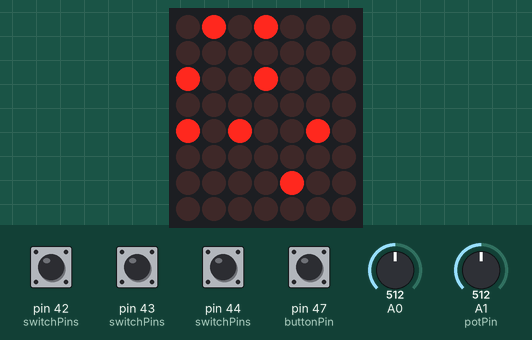
A sketch run on a simulated Arduino Mega 2560, built with avr-gcc and run on an emulated ATmega2560. Parts: 7×8 LED matrix. Wiring (inferred from the names in the program): charlieplexed LEDs: lines pin 22, pin 23, pin 24, pin 25, pin 26, pin 27, pin 28, pin 29. Inputs (shaded band) come from the test bench; at power-on: pin 42 (switchPins), pin 43 (switchPins), pin 44 (switchPins), pin 47 (buttonPin) HIGH, A0 = 512, A1 (potPin) = 512.

Above: at 3.2 s.
3.3 s: pin 47 (buttonPin) pulled LOW for 0.15 s
At 4.7 s:
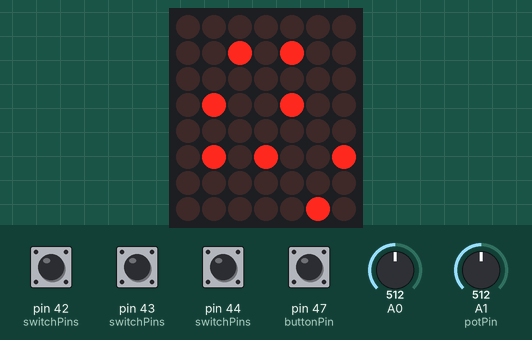
5.0 s: pin 47 (buttonPin) pulled LOW for 1 s
At 6.46 s:
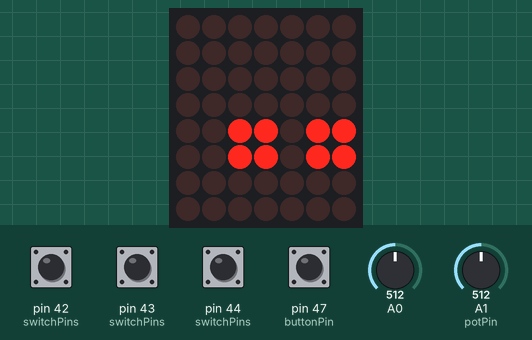
6.6 s: pin 47 (buttonPin) pulled LOW for 0.15 s
At 7.4 s:
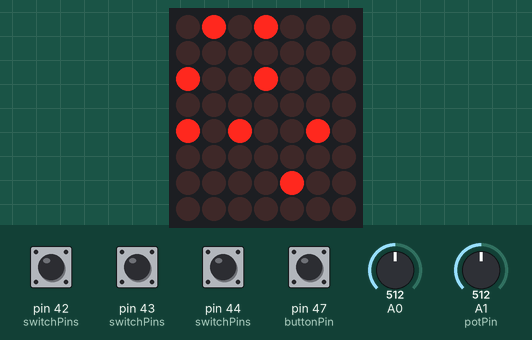
Timing chart, 0 to 9.6 s (numbered marks = the images above; inputs shaded):
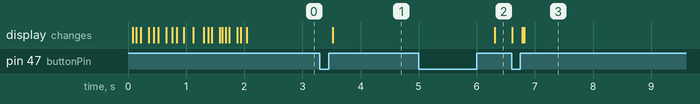

Measured:
- after the input at 3.3 s, the display: changes after 0.22 s (image 1)
- after the input at 5.0 s, the display: changes after 1.3 s (image 2)
- after the input at 6.6 s, the display: first differs from a run without the input after 0.18 s (image 3 shows a later state)

The sketch:

Gauntlet.ino
```cpp
// (licence header left out)
#include <CharliePulser.h>
#include <CharlieLed.h>
#include <TimeKeeper.h>
#include <SwitchArray.h>
#include <BatteryMeter.h>

unsigned long initDebounce = 2000;
boolean switcher= true;

unsigned long timer = 60;
short numPulsers = 2;
short numleds = 8;
short numpins = 4;
short startMode = 0; //OFF - TO BE USED
short numSwitches = 3;

short leftGreenPins[4] = {22, 24, 26, 28};
short leftBluePins[4] = {23, 25, 27, 29};
short rightGreenPins[4] = {30, 32, 34, 36};
short rightBluePins[4] = {31, 33, 35, 37};

CharlieLed leftGreenLeds[12] = {
  CharlieLed(22, 24),
  CharlieLed(24, 22),
  CharlieLed(24, 26),
  CharlieLed(26, 24),
  CharlieLed(26, 28),
  CharlieLed(28, 26),
  CharlieLed(22, 26),
  CharlieLed(26, 22),
  CharlieLed(24, 28),
  CharlieLed(28, 24),
  CharlieLed(22, 28),
  CharlieLed(28, 22)
};
CharlieLed leftBlueLeds[12] = {
  CharlieLed(23, 25),
  CharlieLed(25, 23),
  CharlieLed(25, 27),
  CharlieLed(27, 25),
  CharlieLed(27, 29),
  CharlieLed(29, 27),
  CharlieLed(23, 27),
  CharlieLed(27, 23),
  CharlieLed(25, 29),
  CharlieLed(29, 25),
  CharlieLed(23, 29),
  CharlieLed(29, 23)
};
CharlieLed rightGreenLeds[12] = {
  CharlieLed(30, 32),
  CharlieLed(32, 30),
  CharlieLed(32, 34),
  CharlieLed(34, 32),
  CharlieLed(34, 36),
  CharlieLed(36, 34),
  CharlieLed(30, 34),
  CharlieLed(34, 30),
  CharlieLed(32, 36),
  CharlieLed(36, 32),
  CharlieLed(32, 36),
  CharlieLed(36, 32)
 };
CharlieLed rightBlueLeds[12] = {
  CharlieLed(31, 33),
  CharlieLed(33, 31),
  CharlieLed(33, 35),
  CharlieLed(35, 33),
  CharlieLed(35, 37),
  CharlieLed(37, 35),
  CharlieLed(31, 35),
  CharlieLed(35, 31),
  CharlieLed(33, 37),
  CharlieLed(37, 33),
  CharlieLed(31, 37),
  CharlieLed(37, 31)
 };

CharliePulser *pulsers[4];

short switchPins[5] = {42, 43, 44, 45, 46};

SwitchArray* modeSwitches;

boolean previous = false;
boolean current = false;

short buttonPin = 47;

short potPin = 1;
int debounceInterval = 200;
long debounceTimer;

short batteryPins[4] = {38, 39, 40, 41};
short numBatteryPins = 4;
short numBatteryLeds = 12;
CharlieLed batteryLeds[12] = {
  CharlieLed(38, 39),
  CharlieLed(39, 38),
  CharlieLed(39, 40),
  CharlieLed(40, 39),
  CharlieLed(40, 41),
  CharlieLed(41, 40),
  CharlieLed(38, 40),
  CharlieLed(40, 38),
  CharlieLed(39, 41),
  CharlieLed(41, 39),
  CharlieLed(38, 41),
  CharlieLed(41, 38)
 };

short voltagePin = 0;
BatteryMeter *batteryMeter;
double maxVoltage = 7;
double minVoltage = 4;

void setup() {
  pulsers[0] = new CharliePulser(
    leftGreenLeds,
    numleds,
    leftGreenPins,
    numpins,
    startMode,
    timer
  );
  pulsers[1] = new CharliePulser(
    leftBlueLeds,
    numleds,
    leftBluePins,
    numpins,
    startMode,
    timer
  );
  pulsers[2] = new CharliePulser(
    rightGreenLeds,
    numleds,
    rightGreenPins,
    numpins,
    startMode,
    timer
  );
  pulsers[3] = new CharliePulser(
    rightBlueLeds,
    numleds,
    rightBluePins,
    numpins,
    startMode,
    timer
  );

  modeSwitches = new SwitchArray(
    switchPins,
    numSwitches
  );
  batteryMeter = new BatteryMeter(
    batteryLeds,
    numBatteryLeds,
    batteryPins,
    numBatteryPins,
    voltagePin,
    maxVoltage,
    minVoltage
  );
  pinMode(buttonPin, INPUT);
  digitalWrite(buttonPin, HIGH);

  free(leftGreenPins);
  free(leftBluePins);
  free(rightGreenPins);
  free(rightBluePins);
  free(leftGreenLeds);
  free(leftBlueLeds);
  free(rightGreenLeds);
  free(rightBlueLeds);
  free(switchPins);
  free(batteryLeds);
  free(batteryPins);

  debounceTimer = millis();

  loading();
}

void loop() {
  batteryMeter->update();
  if(checkButton() == true) {
    reprogram();
  } else {
    for(int i = 0; i < numPulsers; i++) {
      pulsers[i]->setTime(scalePot(analogRead(potPin)));
      pulsers[i]->checkTimers();
    }
  }
}

boolean checkButton() {
  current = digitalRead(buttonPin);
  if(previous == false && current == true && millis() - debounceTimer > debounceInterval) {
    previous = current;
    return true;
  }
  previous = current;
  return false;
}

void reprogram() {
  for(int i = 0;i <numPulsers; i++) {
    pulsers[i]->off();
  }
  batteryMeter->off();

 for(int i = 0; i < numPulsers;) {
   pulsers[i]->on();
    if(checkButton() == true) {
      pulsers[i]->setMode(modeSwitches->readSwitch());
      pulsers[i]->off();
      i++;
    }
  }
}

int scalePot(int input) {
  return ((int)200*((double)input /1023));
}

void loading() {
  TimeKeeper loadTimer = TimeKeeper(150);

  while(millis() <= initDebounce) {
    if(loadTimer.check()) {
      switcher = !switcher;
    }
    if(switcher) {
      for(int i = 0; i < numPulsers; i++) {
        pulsers[i]->setTime(0);
        pulsers[i]->setMode(8);
      }
    } else {
      for(int i = 0; i < numPulsers; i++) {
        pulsers[i]->setMode(0);
      }
    }
    for(int i = 0; i < numPulsers; i++) {
      pulsers[i]->checkTimers();
    }
  }
}
```

BatteryMeter.h
```cpp
// (licence header left out)
#ifndef BATTERYMETER_H
#define BATTERYMETER_H

#include "CharlieLed.h"
#include "TimeKeeper.h"
#include "Arduino.h"

class BatteryMeter {
	public:
		BatteryMeter(
			CharlieLed LEDs[],
			short numleds,
			short PINs[],
			short numpins,
			short vltpin,
			double fullVolt,
			double minVolt
		);
		void update();		//Recheck Voltage and reset Meter
		void off();		//Turn off all LEDs
	private:
		void light(short led);		//Light a specified LED
		CharlieLed *leds;		//Array of LEDs in a Charlieplex
		short numLeds;			//Number of Leds in array
		short *pins;			//Array of Pins the charlieplex is hooked into
		short numPins;			//Number of pins charlieplex is hooked into
		short voltagePin;		//Pin to read the voltage in through
		double max;			//Max/Full Voltage
		double min;			//Min Voltage

		double voltage;			//Current Voltage
		short numLightsOn;		//Number of LEDs that should be on

		TimeKeeper *stepTimer;		//Ups the CurrentStep
		unsigned long stepTime;		//Time Interval
		bool updateStep();		//Set the Step in the Battery Cycle
		short currentStep;
};
#endif
/*
|| @changelog
|| | 1.2 2012-05-24 - Gus Michel : Implemented Timing System for output
|| | 1.1 2012-05-23 - Gus Michel : Fixed Voltage Reading
|| | 1.0 2012-05-20 - Gus Michel : Initial Release
|| #
*/
```

CharlieLed.h
```cpp
// (licence header left out)
#ifndef CHARLIELED_H
#define CHARLIELED_H

#include <WProgram.h>
#include "Arduino.h"

class CharlieLed {
	public:
		CharlieLed(short ivlt, short ignd);
		short getVoltagePin();			//Returns vlt
		short getGroundPin();			//Returns gnd
	private:
		short vlt;				//LEDs Voltage Pin
		short gnd;				//LEDs Ground Pin
};
#endif
/*
|| @changelog
|| | 1.0 2012-05-20 - Gus Michel : Initial Release
|| #
*/
```

CharliePulser.h
```cpp
// (licence header left out)
#ifndef CHARLIEPULSER_H
#define CHARLIEPULSER_H


#include <math.h>
#include "CharlieLed.h"
#include "Arduino.h"
#include "TimeKeeper.h"


class CharliePulser {
	public:
	    	CharliePulser(
			CharlieLed LEDs[],
			short numleds,
			short PINs[],
			short numpins,
			short mode,
			unsigned long time
	    	);//CONSTRUCTOR
		void setTime(int time);			//Set Timer between steps
		void checkTimers();			//Check Timers (for Timeing of LED steps and Pulsing of multipule LEDs)
		void setMode(short mode);		//Set Current Mode
		void off();				//Turn off all LEDs
		void on();				//Turn on "All" LEDs
	private:
		short currentStep;			//The Current Step in the Mode (to allow for timing)
		short currentLed;			//The Current LED (for pulsing multipule LEDs back and forth)
		short currentMode;			//The number of the current operation to be performed


		unsigned long stepTime;			//The Time per step
		unsigned long ledTime;			//The Time between rerunning the current LED
		unsigned long modeTime;			//The Time between rerunning the current step

		CharlieLed *leds;			//Array of CharlieLeds in the CharliePulser
		short numLeds;				//The Number of LEDs in the array
		short* pins;				//Array of Pins the Pulser consistes of
		short numPins;				//The Number of Pins in the Array
		short center;				//The Center LED

		TimeKeeper *modeTimer;			//Timer for repeating the current step. (repeat constantly)
		TimeKeeper *stepTimer;			//Timer for Changing the step. (repeat at seprate interval)
		TimeKeeper *ledTimer;			//Timer for Changing the LED to turn on in the next step. (repeat constantly)

		void runMode();				//Links currentMode numbers to pattern functions

		void pulseCycle();			//Move the LEDs back and forth in a line
		void pulseForward();			//Move the LEDs forward in a line
		void pulseBackward();			//Move the LEDs backward in a line
		void starCycle();			//Move the LEDs to and fro from the center
		void starIn();				//Move the LEDs into the center from edges
		void starOut();				//Move the LEDs out-to the edges from the center
		void crissCross();			//Move the LEDs aross whole array.

		void ledChanger();			//Handles Cycling of LEDs when multipule are needed on at once.
		void stepChanger();			//Handles Cycling step of Mode at timed interval
		void light(short led);			//Handles Lighting a specified LED
};
#endif
/*
|| @changelog
|| | 1.2 2012-05-23 - Gus Michel : Added on and off
|| | 1.1 2012-05-21 - Gus Michel : crissCross pattern, simplified other patterns code for effiency
|| | 1.0 2012-05-20 - Gus Michel : Initial Release
|| #
*/
```

SwitchArray.h
```cpp
// (licence header left out)
#ifndef SWITCHARRAY_H
#define SWITCHARRAY_H

#include <math.h>
#include "Arduino.h"

class SwitchArray {
	public:
		SwitchArray(short switchpins[], short numswitches);
		int readSwitch();			//Return the value of the Switches (read as bits)
	private:
		short numSwitches;			//Number of Switches in the Array
		short* switchPins;			//Pins that the Switches are plugged into
		int switchNumber;			//Value of the Switches (read as bits)
};
#endif
/*
|| @changelog
|| | 1.0 2012-05-20 - Gus Michel : Initial Release
|| #
*/
```

TimeKeeper.h
```cpp
// (licence header left out)
#ifndef TIMEKEEPER_H
#define TIMEKEEPER_H

#include <WProgram.h>

class TimeKeeper {
	public:
		TimeKeeper(unsigned long interval);
		void reset();					//Resets the interval
		void disable();					//Turns off TimeKeeper
		void enable();					//Turns on TimeKeeper
		bool check();					//Returns true if interval has passed
		void setInterval(unsigned long interval);	//Set Timing Interval

	private:
		bool active;					//is the TimeKeeper Active
		unsigned long previous;				//Previous time the finished
		unsigned long currentInterval;			//Inverval for TimeKeeper
};
#endif
/*
|| @changelog
|| | 1.1 2012-05-22 - Gus Michel : added enable and disable
|| | 1.0 2012-05-20 - Gus Michel : Initial Release
|| #
*/
```
